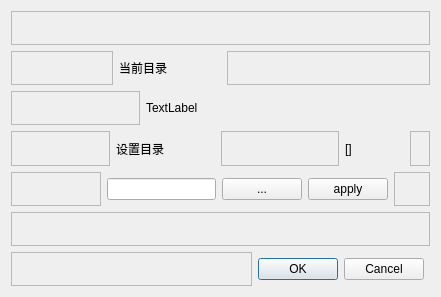
<?xml version="1.0" encoding="UTF-8"?>
<ui version="4.0">
 <class>Dialog</class>
 <widget class="QDialog" name="Dialog">
  <property name="geometry">
   <rect>
    <x>0</x>
    <y>0</y>
    <width>441</width>
    <height>297</height>
   </rect>
  </property>
  <property name="windowTitle">
   <string>目录</string>
  </property>
  <layout class="QVBoxLayout" name="verticalLayout" stretch="4,4,4,4,4,4,4">
   <item>
    <widget class="QFrame" name="frame_9">
     <property name="frameShape">
      <enum>QFrame::StyledPanel</enum>
     </property>
     <property name="frameShadow">
      <enum>QFrame::Raised</enum>
     </property>
    </widget>
   </item>
   <item>
    <layout class="QHBoxLayout" name="horizontalLayout_5" stretch="5,5,10">
     <item>
      <widget class="QFrame" name="frame_7">
       <property name="frameShape">
        <enum>QFrame::StyledPanel</enum>
       </property>
       <property name="frameShadow">
        <enum>QFrame::Raised</enum>
       </property>
      </widget>
     </item>
     <item>
      <widget class="QLabel" name="label">
       <property name="text">
        <string>当前目录</string>
       </property>
      </widget>
     </item>
     <item>
      <widget class="QFrame" name="frame_11">
       <property name="frameShape">
        <enum>QFrame::StyledPanel</enum>
       </property>
       <property name="frameShadow">
        <enum>QFrame::Raised</enum>
       </property>
      </widget>
     </item>
    </layout>
   </item>
   <item>
    <layout class="QHBoxLayout" name="horizontalLayout_4" stretch="5,11">
     <item>
      <widget class="QFrame" name="frame_6">
       <property name="frameShape">
        <enum>QFrame::StyledPanel</enum>
       </property>
       <property name="frameShadow">
        <enum>QFrame::Raised</enum>
       </property>
      </widget>
     </item>
     <item>
      <widget class="QLabel" name="label_currentDirValue">
       <property name="text">
        <string>TextLabel</string>
       </property>
      </widget>
     </item>
    </layout>
   </item>
   <item>
    <layout class="QHBoxLayout" name="horizontalLayout_3" stretch="5,5,6,3,1">
     <item>
      <widget class="QFrame" name="frame_5">
       <property name="frameShape">
        <enum>QFrame::StyledPanel</enum>
       </property>
       <property name="frameShadow">
        <enum>QFrame::Raised</enum>
       </property>
      </widget>
     </item>
     <item>
      <widget class="QLabel" name="label_3">
       <property name="text">
        <string>设置目录</string>
       </property>
      </widget>
     </item>
     <item>
      <widget class="QFrame" name="frame_12">
       <property name="frameShape">
        <enum>QFrame::StyledPanel</enum>
       </property>
       <property name="frameShadow">
        <enum>QFrame::Raised</enum>
       </property>
      </widget>
     </item>
     <item>
      <widget class="QLabel" name="label_result">
       <property name="text">
        <string>[]</string>
       </property>
      </widget>
     </item>
     <item>
      <widget class="QFrame" name="frame_10">
       <property name="frameShape">
        <enum>QFrame::StyledPanel</enum>
       </property>
       <property name="frameShadow">
        <enum>QFrame::Raised</enum>
       </property>
      </widget>
     </item>
    </layout>
   </item>
   <item>
    <layout class="QHBoxLayout" name="horizontalLayout_2" stretch="5,6,4,3,2">
     <item>
      <widget class="QFrame" name="frame_3">
       <property name="frameShape">
        <enum>QFrame::StyledPanel</enum>
       </property>
       <property name="frameShadow">
        <enum>QFrame::Raised</enum>
       </property>
      </widget>
     </item>
     <item>
      <widget class="QLineEdit" name="lineEdit_dir"/>
     </item>
     <item>
      <widget class="QPushButton" name="pushButton_fileBrowse">
       <property name="text">
        <string>...</string>
       </property>
      </widget>
     </item>
     <item>
      <widget class="QPushButton" name="pushButton_apply">
       <property name="text">
        <string>apply</string>
       </property>
      </widget>
     </item>
     <item>
      <widget class="QFrame" name="frame_4">
       <property name="frameShape">
        <enum>QFrame::StyledPanel</enum>
       </property>
       <property name="frameShadow">
        <enum>QFrame::Raised</enum>
       </property>
      </widget>
     </item>
    </layout>
   </item>
   <item>
    <widget class="QFrame" name="frame_8">
     <property name="frameShape">
      <enum>QFrame::StyledPanel</enum>
     </property>
     <property name="frameShadow">
      <enum>QFrame::Raised</enum>
     </property>
    </widget>
   </item>
   <item>
    <layout class="QHBoxLayout" name="horizontalLayout" stretch="10,6,0">
     <item>
      <widget class="QFrame" name="frame">
       <property name="frameShape">
        <enum>QFrame::StyledPanel</enum>
       </property>
       <property name="frameShadow">
        <enum>QFrame::Raised</enum>
       </property>
      </widget>
     </item>
     <item>
      <widget class="QDialogButtonBox" name="buttonBox">
       <property name="orientation">
        <enum>Qt::Horizontal</enum>
       </property>
       <property name="standardButtons">
        <set>QDialogButtonBox::Cancel|QDialogButtonBox::Ok</set>
       </property>
      </widget>
     </item>
     <item>
      <widget class="QFrame" name="frame_2">
       <property name="frameShape">
        <enum>QFrame::StyledPanel</enum>
       </property>
       <property name="frameShadow">
        <enum>QFrame::Raised</enum>
       </property>
      </widget>
     </item>
    </layout>
   </item>
  </layout>
  <zorder>frame_8</zorder>
  <zorder>frame_9</zorder>
 </widget>
 <resources/>
 <connections>
  <connection>
   <sender>buttonBox</sender>
   <signal>accepted()</signal>
   <receiver>Dialog</receiver>
   <slot>accept()</slot>
   <hints>
    <hint type="sourcelabel">
     <x>248</x>
     <y>254</y>
    </hint>
    <hint type="destinationlabel">
     <x>157</x>
     <y>274</y>
    </hint>
   </hints>
  </connection>
  <connection>
   <sender>buttonBox</sender>
   <signal>rejected()</signal>
   <receiver>Dialog</receiver>
   <slot>reject()</slot>
   <hints>
    <hint type="sourcelabel">
     <x>316</x>
     <y>260</y>
    </hint>
    <hint type="destinationlabel">
     <x>286</x>
     <y>274</y>
    </hint>
   </hints>
  </connection>
 </connections>
</ui>
